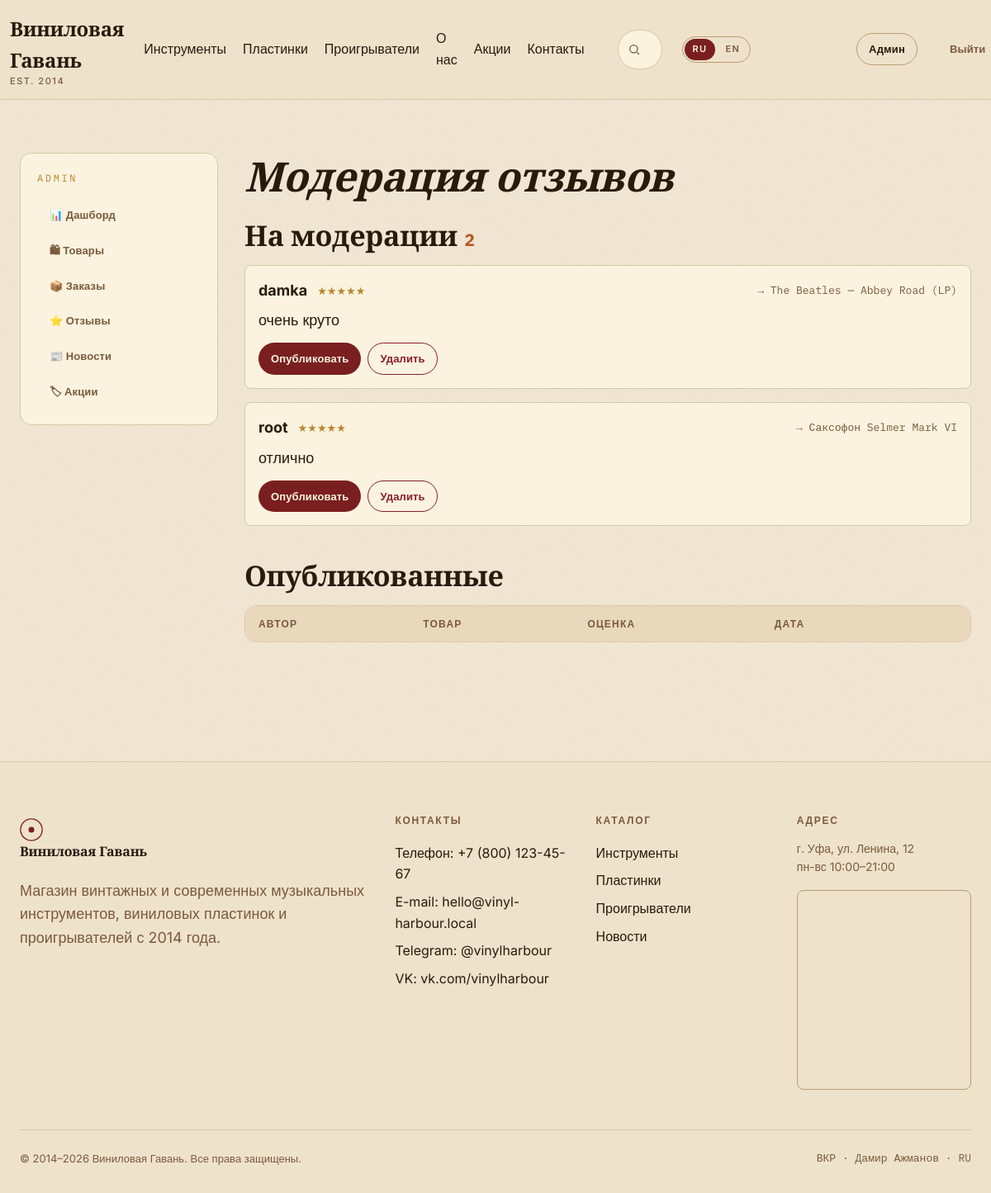
/admin/reviews (signed in), run on the app's committed database.
### app/models.py (models this page shows, shortened)
class Category(db.Model):
    __tablename__ = "categories"
    id = db.Column(db.Integer, primary_key=True)
    slug = db.Column(db.String(64), unique=True, nullable=False)
    name_ru = db.Column(db.String(120), nullable=False)
    name_en = db.Column(db.String(120), nullable=False)
    description_ru = db.Column(db.Text, default="")
    description_en = db.Column(db.Text, default="")
    products = db.relationship("Product", backref="category", lazy="dynamic")

class Review(db.Model):
    __tablename__ = "reviews"
    id = db.Column(db.Integer, primary_key=True)
    user_id = db.Column(db.Integer, db.ForeignKey("users.id"), nullable=False, index=True)
    product_id = db.Column(db.Integer, db.ForeignKey("products.id"), nullable=False, index=True)
    rating = db.Column(db.Integer, nullable=False)
    text = db.Column(db.Text, nullable=False)
    is_approved = db.Column(db.Boolean, default=False)  # модерация
    created_at = db.Column(db.DateTime, default=datetime.utcnow)

class User(UserMixin, db.Model):
    __tablename__ = "users"
    id = db.Column(db.Integer, primary_key=True)
    email = db.Column(db.String(120), unique=True, nullable=False, index=True)
    login = db.Column(db.String(64), unique=True, nullable=False, index=True)
    full_name = db.Column(db.String(160), nullable=False)
    nickname = db.Column(db.String(64), unique=True, nullable=False)
    birth_date = db.Column(db.Date, nullable=False)
    gender = db.Column(db.String(8), nullable=False)  # 'male' / 'female' / 'other'
    password_hash = db.Column(db.String(255), nullable=False)
    avatar = db.Column(db.String(255), default="default-avatar.svg")
    role = db.Column(db.String(16), default="user", nullable=False)  # 'user' / 'admin'
    created_at = db.Column(db.DateTime, default=datetime.utcnow)
    sessions = db.relationship("LoginSession", backref="user", lazy="dynamic", cascade="all, delete-orphan")
    orders = db.relationship("Order", backref="user", lazy="dynamic", cascade="all, delete-orphan")
    reviews = db.relationship("Review", backref="user", lazy="dynamic", cascade="all, delete-orphan")
    favorites = db.relationship("Favorite", backref="user", lazy="dynamic", cascade="all, delete-orphan")
    cart_items = db.relationship("CartItem", backref="user", lazy="dynamic", cascade="all, delete-orphan")
    recently_viewed = db.relationship("RecentlyViewed", backref="user", lazy="dynamic", cascade="all, delete-orphan")
    @property
    def is_admin(self):
        return self.role == "admin"

class Product(db.Model):
    __tablename__ = "products"
    id = db.Column(db.Integer, primary_key=True)
    category_id = db.Column(db.Integer, db.ForeignKey("categories.id"), nullable=False, index=True)
    name_ru = db.Column(db.String(200), nullable=False)
    name_en = db.Column(db.String(200), nullable=False)
    short_ru = db.Column(db.String(400), default="")
    short_en = db.Column(db.String(400), default="")
    description_ru = db.Column(db.Text, default="")
    description_en = db.Column(db.Text, default="")
    specs_ru = db.Column(db.Text, default="")  # характеристики, по строке "ключ: значение"
    specs_en = db.Column(db.Text, default="")
    price = db.Column(db.Numeric(10, 2), nullable=False)
    old_price = db.Column(db.Numeric(10, 2))  # для акций
    stock = db.Column(db.Integer, default=0)
    image = db.Column(db.String(255), default="placeholder.svg")
    is_featured = db.Column(db.Boolean, default=False)  # для слайдера
    created_at = db.Column(db.DateTime, default=datetime.utcnow)
    images = db.relationship("ProductImage", backref="product", lazy="dynamic", cascade="all, delete-orphan")
    reviews = db.relationship("Review", backref="product", lazy="dynamic", cascade="all, delete-orphan")

### app/blueprints/admin/routes.py (the view)
@bp.route("/reviews")
def reviews():
    pending = Review.query.filter_by(is_approved=False).order_by(Review.created_at.desc()).all()
    approved = Review.query.filter_by(is_approved=True).order_by(Review.created_at.desc()).limit(50).all()
    return render_template("admin/reviews.html", pending=pending, approved=approved)

### app/blueprints/admin/routes.py (called while the page is built)
@bp.before_request
@login_required
def require_admin():
    if not current_user.is_admin:
        from flask import abort
        abort(403)

### app/i18n.py (called while the page is built)
def translations(lang):
    return TRANSLATIONS.get(lang, TRANSLATIONS["ru"])

### app/models.py (called while the page is built)
@login_manager.user_loader
def load_user(user_id):
    return db.session.get(User, int(user_id))

### app/templates/admin/reviews.html (shortened to what this page needs)
{% extends 'admin/_layout.html' %}
{% block admin_content %}
<h1 style="font-style: italic; margin-bottom: var(--space-6);">Модерация отзывов</h1>
<h2>На модерации <span style="color: var(--color-warning); font-family: var(--font-mono); font-size: 0.6em;">{{ pending|length }}</span></h2>
{% if pending %}
<div class="cart-list" style="margin-top: var(--space-4);">
  {% for r in pending %}
  <div class="cart-item" style="grid-template-columns: 1fr;">
    <div>
      <div style="display: flex; gap: var(--space-3); align-items: center;">
        <strong>{{ r.user.nickname }}</strong>
        <span class="rating">{% for i in range(5) %}{% if i < r.rating %}★{% else %}<span class="star-empty">★</span>{% endif %}{% endfor %}</span>
        <span style="color: var(--color-text-muted); font-family: var(--font-mono); font-size: 13px; margin-left: auto;">→ {{ r.product.name_ru }}</span>
      </div>
      <p style="margin-top: var(--space-2);">{{ r.text }}</p>
      <div style="margin-top: var(--space-3); display: flex; gap: var(--space-2);">
        <form method="post" action="{{ url_for('admin.review_approve', review_id=r.id) }}" style="display: inline;">
          <button class="btn btn-primary btn-sm" type="submit">Опубликовать</button>
        </form>
        <form method="post" action="{{ url_for('admin.review_delete', review_id=r.id) }}" style="display: inline;">
          <button class="btn btn-danger btn-sm" type="submit">Удалить</button>
        </form>
      </div>
    </div>
  </div>
  {% endfor %}
</div>
{% else %}
<p style="color: var(--color-text-muted); padding: var(--space-6);">Нет новых отзывов на модерации.</p>
{% endif %}
<h2 style="margin-top: var(--space-10);">Опубликованные</h2>
<div class="table-card" style="margin-top: var(--space-4);">
  <table class="data">
    <thead><tr><th>Автор</th><th>Товар</th><th>Оценка</th><th>Дата</th><th></th></tr></thead>
  </table>
</div>
{% endblock %}

### app/templates/base.html (shortened to what this page needs)
<!DOCTYPE html>
<html lang="{{ lang }}">
<head>
  <link rel="stylesheet" href="{{ url_for('static', filename='css/style.css') }}">
</head>
<body>
<header class="site-header">
  <div class="container header-top">
    <a href="{{ url_for('main.index') }}" class="logo" aria-label="{{ t.site_name }}">
      <span>{{ t.site_name }}<small>EST. 2014</small></span>
    </a>
    <nav class="nav-main">
      <a href="{{ url_for('catalog.category', slug='instruments') }}">{{ t.instruments }}</a>
      <a href="{{ url_for('catalog.category', slug='vinyl') }}">{{ t.vinyl }}</a>
      <a href="{{ url_for('catalog.category', slug='players') }}">{{ t.players }}</a>
      <a href="{{ url_for('main.index') }}#about">{{ t.about }}</a>
      <a href="{{ url_for('main.index') }}#promotions">{{ t.promotions }}</a>
      <a href="{{ url_for('main.index') }}#contacts">{{ t.contacts }}</a>
    </nav>
    <form action="{{ url_for('main.search') }}" method="get" class="search-form-header" role="search">
      <svg width="16" height="16" viewBox="0 0 24 24" fill="none" stroke="currentColor" stroke-width="2"><circle cx="11" cy="11" r="7"/><path d="m21 21-4.3-4.3"/></svg>
      <input type="search" name="q" placeholder="{{ t.search_placeholder }}" autocomplete="off" data-search-input>
    </form>
    <div class="lang-toggle" role="group" aria-label="Language">
      <a href="?lang=ru" class="{% if lang=='ru' %}active{% endif %}">RU</a>
      <a href="?lang=en" class="{% if lang=='en' %}active{% endif %}">EN</a>
    </div>
    <button class="icon-btn" data-theme-toggle aria-label="{{ t.theme_dark }}" title="{{ t.theme_dark }}"></button>
    <button class="icon-btn" data-vision-toggle aria-label="{{ t.vision_mode }}" title="{{ t.vision_mode }}">
    </button>
    {% if current_user.is_authenticated %}
      <a href="{{ url_for('cart.index') }}" class="icon-btn cart-btn" aria-label="{{ t.cart }}">
        {% set cart_count = current_user.cart_items.count() %}
      </a>
      <a href="{{ url_for('account.index') }}" class="icon-btn" aria-label="{{ t.account }}" title="{{ t.account }}">
      </a>
      {% if current_user.is_admin %}<a href="{{ url_for('admin.index') }}" class="btn btn-outline btn-sm">{{ t.admin }}</a>{% endif %}
      <a href="{{ url_for('auth.logout') }}" class="btn btn-ghost btn-sm">{{ t.logout }}</a>
    {% else %}
      <a href="{{ url_for('auth.login') }}" class="btn btn-ghost btn-sm">{{ t.login }}</a>
      <a href="{{ url_for('auth.register') }}" class="btn btn-primary btn-sm">{{ t.register }}</a>
    {% endif %}
  </div>
</header>
<main>
  {% block content %}{% endblock %}
</main>
<footer class="site-footer" id="contacts">
  <div class="container">
    <div class="footer-grid">
      <div>
        <a href="{{ url_for('main.index') }}" class="logo">
          <svg width="28" height="28" viewBox="0 0 32 32" fill="none">
            <circle cx="16" cy="16" r="15" stroke="currentColor" stroke-width="1.5"/>
            <circle cx="16" cy="16" r="4" fill="currentColor"/>
          </svg>
          <span>{{ t.site_name }}</span>
        </a>
        <p style="margin-top: 1rem; color: var(--color-text-muted);">{{ t.footer_about }}</p>
      </div>
      <div>
        <h4>{{ t.contacts }}</h4>
        <a href="tel:+78001234567">{{ t.phone }}: +7 (800) 123-45-67</a>
        <a href="mailto:hello@vinyl-harbour.local">{{ t.email }}: hello@vinyl-harbour.local</a>
        <a href="#">Telegram: @vinylharbour</a>
        <a href="#">VK: vk.com/vinylharbour</a>
      </div>
      <div>
        <h4>{{ t.catalog }}</h4>
        <a href="{{ url_for('catalog.category', slug='instruments') }}">{{ t.instruments }}</a>
        <a href="{{ url_for('catalog.category', slug='vinyl') }}">{{ t.vinyl }}</a>
        <a href="{{ url_for('catalog.category', slug='players') }}">{{ t.players }}</a>
        <a href="{{ url_for('main.news_list') }}">{{ t.news }}</a>
      </div>
      <div>
        <h4>{{ t.address }}</h4>
        <p style="font-size: 0.875rem; color: var(--color-text-muted);">г. Уфа, ул. Ленина, 12<br>пн-вс 10:00–21:00</p>
        <div class="map-embed">
          <iframe src="https://yandex.ru/map-widget/v1/?ll=55.957727%2C54.735152&z=14&pt=55.957727,54.735152,pm2rdm" loading="lazy" allowfullscreen title="Карта"></iframe>
        </div>
      </div>
    </div>
    <div class="copyright">
      <span>© 2014–2026 {{ t.site_name }}. {{ t.rights }}.</span>
      <span style="font-family: var(--font-mono);">ВКР · Дамир Ажманов · {{ lang|upper }}</span>
    </div>
  </div>
</footer>
</body>
</html>

### data on the page
Category: players "Проигрыватели"
Review: user.nickname "damka", rating 5 (drawn), product.name_ru "The Beatles — Abbey Road (LP)", text "очень круто"
Review: user.nickname "root", rating 5 (drawn), product.name_ru "Саксофон Selmer Mark VI", text "отлично"

### other printed values
{{ t.site_name }} "Виниловая Гавань"
{{ t.instruments }} "Инструменты"
{{ t.vinyl }} "Пластинки"
{{ t.about }} "О нас"
{{ t.promotions }} "Акции"
{{ t.contacts }} "Контакты"
{{ t.admin }} "Админ"
{{ t.logout }} "Выйти"
{{ pending|length }} "2"
{{ t.footer_about }} "Магазин винтажных и современных музыкальных инструментов, виниловых пластинок и проигрывателей с 2014 года."
{{ t.contacts }} "КОНТАКТЫ"
{{ t.phone }} "Телефон"
{{ t.email }} "E-mail"
{{ t.catalog }} "КАТАЛОГ"
{{ t.news }} "Новости"
